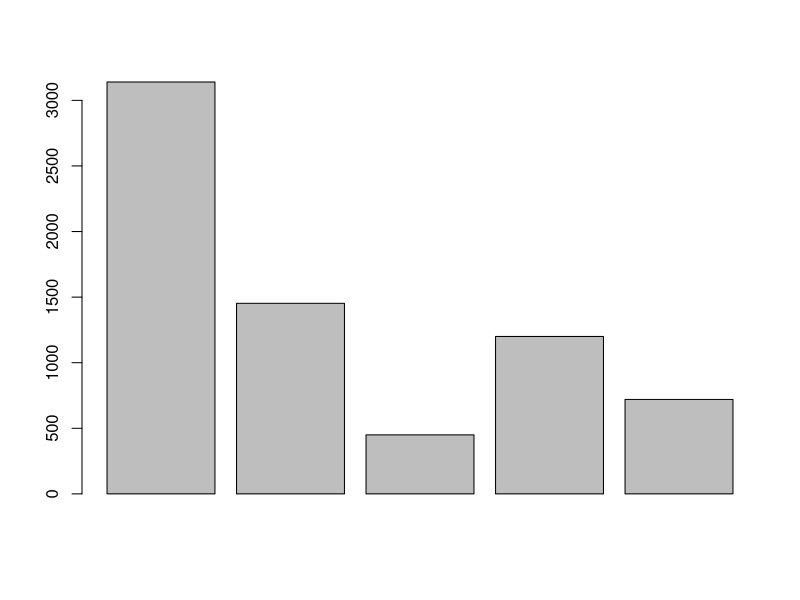
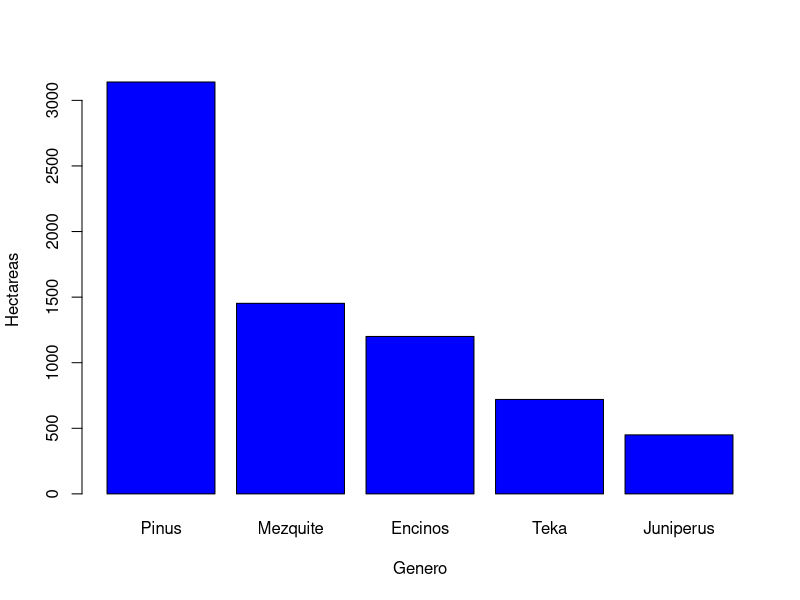

Write the R code that produced these figures, in order.

# Problema 1 --------------------------------------------------------------


superficie <- c(3140, 1453, 450, 1200, 720)
barplot(superficie)
sort(superficie,decreasing = FALSE)
barplot(sort(superficie, decreasing = TRUE), col = "blue", 
        ylab = "Hectareas", xlab = "Genero", 
        names.arg = c("Pinus", "Mezquite", "Encinos", "Teka",
                      "Juniperus"))
mean (superficie)


# Problema 2 --------------------------------------------------------------

germinacion <- c(4, 1, 6, 2, 4, 2, 4, 2, 4, 6, 3, 5, 3, 2, 5, 4, 0, 5, 4,
                 2, 4, 5, 3, 5, 3, 5, 4, 3, 6, 2)
mean(germinacion)
sd(germinacion)


# Problema 3 --------------------------------------------------------------

altura <- c(38, 14, 44, 11, 9, 21, 39, 28, 41, 4, 35, 24, 36, 12,
            20, 31, 24, 25, 10, 21, 11, 36, 37, 20, 26)
mean(altura)
sd(altura)
